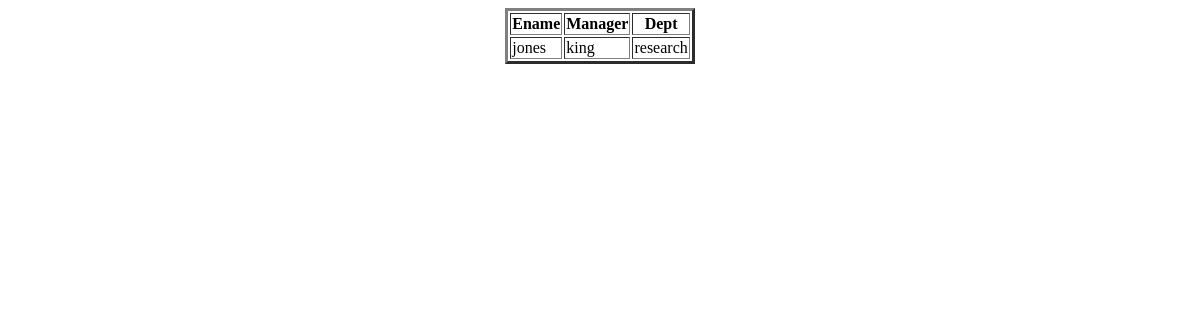
The page /emg_mgr_dept/ on the database as committed earlier.
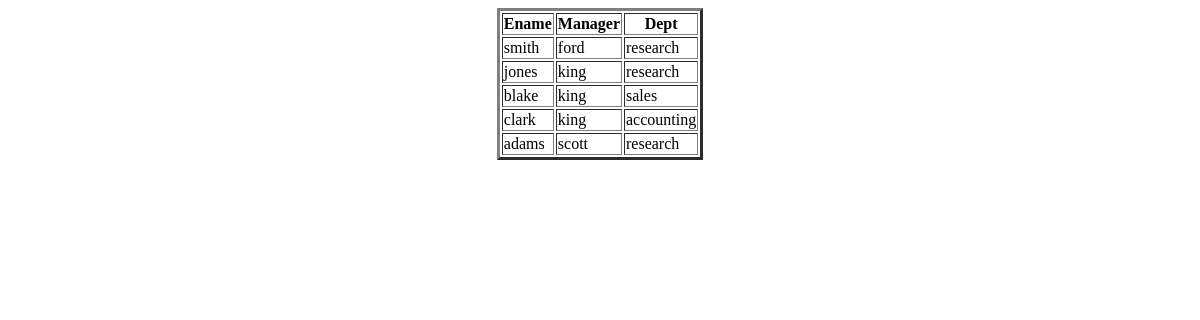
The same page on the database as committed later.
### app/models.py (models this page shows, shortened)
class Emp(models.Model):
    empno = models.IntegerField(primary_key = True)
    ename = models.CharField(max_length = 100)
    job = models.CharField(max_length = 100)
    mgr = models.ForeignKey('self',on_delete = models.SET_NULL,null = True,blank = True)
    hiredate = models.DateField()
    sal = models.DecimalField(max_digits = 10,decimal_places = 2)
    comm = models.IntegerField(blank = True,null = True)
    deptno = models.ForeignKey(Dept,on_delete = models.CASCADE)

class Dept(models.Model):
    deptno = models.IntegerField(primary_key = True)
    dname = models.CharField(max_length = 100)
    dlocation = models.CharField(max_length = 100)

### app/views.py (the view)
# urls.py: path('emg_mgr_dept/',emg_mgr_dept,name = 'emg_mgr_dept'),
def emg_mgr_dept(request):
    emd = Emp.objects.select_related('deptno','mgr').all()
    emd = Emp.objects.select_related('deptno','mgr').filter(Q(deptno__dname = 'research') | Q(deptno = 10))
    emd = Emp.objects.select_related('deptno','mgr').filter(Q(deptno__dlocation = 'dallas') | Q(mgr__ename = 'scott'))
    emd = Emp.objects.select_related('deptno','mgr').filter(mgr__sal__gte = '3000')
    d = {'emd':emd}
    return render(request,'emg_mgr_dept.html',d)

### templates/emg_mgr_dept.html (shortened to what this page needs)
<!DOCTYPE html>
<html lang="en">
<head>
</head>
<body>
    <center>
        <table border="3px" >
            <tr>
                <th>Ename</th>
                <th>Manager</th>
                <th>Dept</th>
            </tr>
            {% for i in emd %}
            <tr>
                <td>{{i.ename}}</td>
                <td>{{i.mgr.ename}}</td>
                <td>{{i.deptno.dname}}</td>
            </tr>
            {% endfor %}
        </table>
    </center>
</body>
</html>

Rows that differ between the two databases and show on the page:
added Emp: ename "smith", mgr.ename "ford", deptno.dname "research"
added Emp: ename "blake", mgr.ename "king", deptno.dname "sales"
added Emp: ename "clark", mgr.ename "king", deptno.dname "accounting"
added Emp: ename "adams", mgr.ename "scott", deptno.dname "research"
